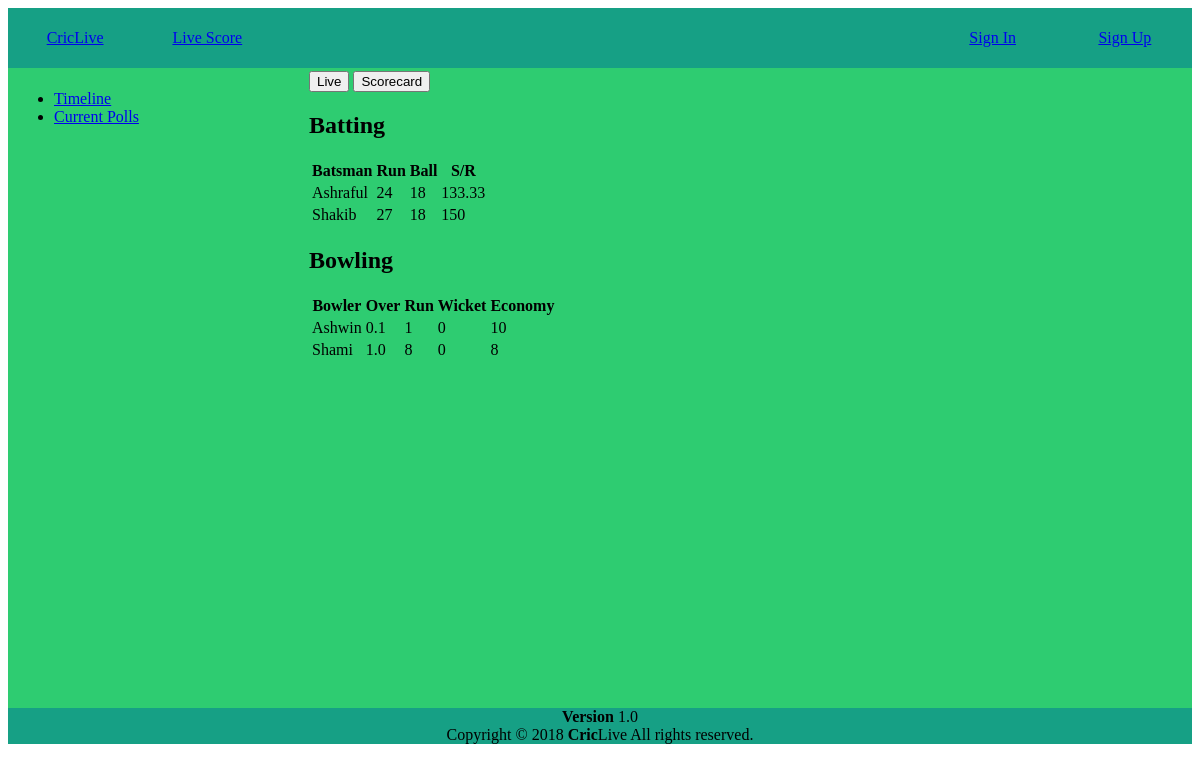
The page /user/aMatch.php?id=1 on the database its author committed.
### tables this page shows
CREATE TABLE `batting` (
  `id` varchar(100) NOT NULL,
  `player1` varchar(10) NOT NULL,
  `player2` varchar(10) NOT NULL,
  `player3` varchar(10) NOT NULL,
  `player4` varchar(10) NOT NULL,
  `player5` varchar(10) NOT NULL,
  `player6` varchar(10) NOT NULL,
  `player7` varchar(10) NOT NULL,
  `player8` varchar(10) NOT NULL,
  `player9` varchar(10) NOT NULL,
  `player10` varchar(10) NOT NULL,
  `player11` varchar(10) NOT NULL,
  `score` int(100) NOT NULL,
  `wicket` int(10) NOT NULL,
  `extra` int(10) NOT NULL,
  `over` varchar(10) NOT NULL,
  `batsman1` varchar(10) NOT NULL,
  `batsman2` varchar(10) NOT NULL
);

CREATE TABLE `country` (
  `team_id` varchar(100) NOT NULL,
  `name` varchar(10) NOT NULL,
  `player1` varchar(10) NOT NULL,
  `player2` varchar(10) NOT NULL,
  `player3` varchar(10) NOT NULL,
  `player4` varchar(10) NOT NULL,
  `player5` varchar(10) NOT NULL,
  `player6` varchar(10) NOT NULL,
  `player7` varchar(10) NOT NULL,
  `player8` varchar(10) NOT NULL,
  `player9` varchar(10) NOT NULL,
  `player10` varchar(10) NOT NULL,
  `player11` varchar(10) NOT NULL
);

CREATE TABLE `bowling` (
  `id` varchar(100) NOT NULL,
  `player1` varchar(100) NOT NULL,
  `player2` varchar(100) NOT NULL,
  `player3` varchar(100) NOT NULL,
  `player4` varchar(100) NOT NULL,
  `player5` varchar(100) NOT NULL,
  `player6` varchar(100) NOT NULL,
  `player7` varchar(100) NOT NULL,
  `player8` varchar(100) NOT NULL,
  `player9` varchar(100) NOT NULL,
  `player10` varchar(100) NOT NULL,
  `player11` varchar(100) NOT NULL,
  `bowler1` varchar(10) NOT NULL,
  `bowler2` varchar(10) NOT NULL
);

### user/aMatch.php (the view, shortened to what this page needs)
<?php
    $matchId = $_GET['id'];
    $conn = mysqli_connect('localhost', 'root', '', 'criclive');
    $sql= "SELECT * FROM `play` where `match_id`='".$matchId."'";
    $result = mysqli_query($conn, $sql);
    $innings = 0;
    $team1 = null;
    $team2 = null;
    while($row = mysqli_fetch_assoc($result)){
        $innings = $row['innings'];
        $team1 = $row['team1'];
        $team2 = $row['team2'];
    }
?>
<!DOCTYPE html>
<html>
<head>
    <link rel="stylesheet" type="text/css" href="../css/style.css">
</head>
<body>
    <table id="headerstyle"width="100%" style="color:green;" height="50px">
        <tr >
            <td width="10%"><a href="../index.php"><center>CricLive</center></a></td>
            <td width="10%" style="color:green;"><a href="aLiveScore.php"><center>Live Score</center></a></td>
            <td width="50%"></td>
            <td width="10%"><a href="../login.html"><center>Sign In</center></a></td>
            <td width="10%"><a href="register.html"><center>Sign Up</center></a></td>
        </tr>
    </table >
    <table id="mainframe"width="100%"height="640px">
        <tr>
            <td  width="20%" valign="top">
                <table  width="100%" border="0">
                    <tr>
                        <center>
                            <td>
                                <ul>
                                <li><a href="../index.php">Timeline</a></li>
                                <li><a href="aPoll.php"> Current Polls</a></li>
                              </ul>
                            </td>
                        </center>
                    </tr>
                </table>
            </td>
            <td  width="5%"></td>
            <td width="75%" valign="top">
                <input type="button" value="Live" onclick="livebtn()">
                <input type="button" value="Scorecard" onclick="scorecardbtn()">
                <div id="live">
            <?php
                    $bat = null;
                    $ball1 = null;
                    $t1 = null;
                    $t2 = null;
                    if($innings == 1){
                        $bat = $matchId.'_1';
                        $ball1 = $matchId.'_2';
                        $t1 = $team1;
                        $t2 = $team2;
                    }
                    else{
                        $bat = $matchId.'_2';
                        $ball1 = $matchId.'_1';
                        $t2 = $team1;
                        $t1 = $team2;
                    }
               ?>
                    <h2>Batting</h2>
                        <table>
                            <tr>
                                <th>Batsman</th>
                                <th>Run</th>
                                <th>Ball</th>
                                <th>S/R</th>
                            </tr>
                    <?php
                            $conn = mysqli_connect('localhost', 'root', '', 'criclive');
                            $sql= "SELECT * FROM `batting` where `id`='".$bat."'";
                            $result = mysqli_query($conn, $sql);
                            while($row = mysqli_fetch_assoc($result)){
                                $name = null;
                                $SR = 0;
                                for($i=1; $i<3; $i++){
                                    $playerNum = $row['batsman'.$i];
                                    $data = explode('/', $row[$playerNum]);
                                    $run = intval($data[0]);
                                    $ball = intval($data[1]);
                                    if($run == 0){
                                        $SR = 0;
                                    }
                                    else{
                                        $SR = round(($run/$ball) * 100,2);
                                    }
                                    $sql1= "SELECT * FROM `country` where `team_id`='".$t1."'";
                                    $result1 = mysqli_query($conn, $sql1);
                                    while($row1 = mysqli_fetch_assoc($result1)){
                                        $name = $row1[$playerNum];
                                    }
                              ?>
                                    <tr>
                                        <td><?=$name?></td>
                                        <td><?=$run?></td>
                                        <td><?=$ball?></td>
                                        <td ><?=$SR?></td>
                                    </tr>
                              <?php
                                }
                            }
                    ?>
                        </table>
                        <h2>Bowling</h2>
                        <table>
                            <tr>
                                <th>Bowler</th>
                                <th>Over</th>
                                <th>Run</th>
                                <th>Wicket</th>
                                <th>Economy</th>
                            </tr>
                    <?php
                            $sql= "SELECT * FROM `bowling` where `id`='".$ball1."'";
                            $result = mysqli_query($conn, $sql);
                            while($row = mysqli_fetch_assoc($result)){
                                $name = null;
                                $econ = 0;
                                for($i=1; $i<3; $i++){
                                    $playerNum = $row['bowler'.$i];
                                    $data = explode('-', $row[$playerNum]);
                                    $run = intval($data[1]);
                                    $wicket = intval($data[2]);
                                    $over = $data[0];
                                    $over1 =  floatval( $over);
                                    if($over1 == 0){
                                        $econ = 0;
                                    }
                                    else{
                                        $econ = round(($run/$over1),2);
                                    }
                                    $sql1= "SELECT * FROM `country` where `team_id`='".$t2."'";
                                    $result1 = mysqli_query($conn, $sql1);
                                    while($row1 = mysqli_fetch_assoc($result1)){
                                        $name = $row1[$playerNum];
                                    }
                              ?>
                                    <tr>
                                        <td><?=$name?></td>
                                        <td><?=$over?></td>
                                        <td><?=$run?></td>
                                        <td ><?=$wicket?></td>
                                        <td ><?=$econ?></td>
                                    </tr>
                              <?php
                                }
                            }
                    ?>
                        </table>
                </div>
                <br>
                <br>
                <br>
                <br>
            </td>
        </tr>
    </table>
    <?php include 'user/footer.php';?>
</body>
</html>

### css/style.css (style rules this page uses)
#headerstyle { background-color: #16a085; height: 60px; padding-bottom: -20px; }
#mainframe { background-color: #2ecc71 ; border: 0px; }

### rows shown on the page
batting: batsman1.player4 "Ashraful", run "24", ball "18", SR "133.33", batsman2.player3 "Shakib", run "27", SR "150"
bowling: bowler1.player9 "Ashwin", over "0.1", run "1", wicket "0", econ "10", bowler2.player10 "Shami", over "1.0", run "8", econ "8"
